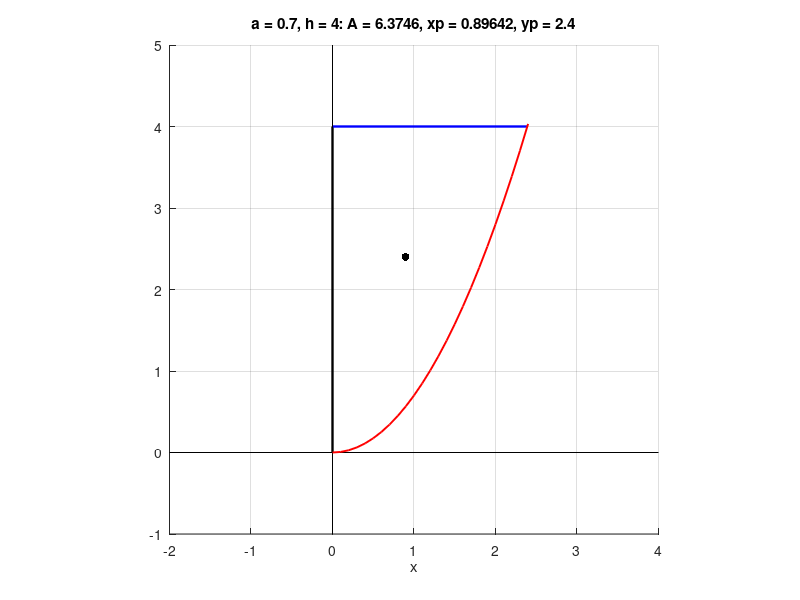

The MATLAB source for this figure:
clear
close all

format long

a = 0.7
h = 4

area = (2 * h * sqrt(h / a)) / 3

%Coordinates of the centroid
xcentroid = 1 ./ area .* -((h - 8) * h) / (4 * a)
%y
ycentroid = 1 ./ area .* (2 * h ^ 2 * sqrt(h / a)) / 5

% graph
hold on
plot([0, 0], [0, h], 'black','linewidth', 1.7)
plot([0, sqrt(h ./ a)], [h, h], 'b','linewidth', 1.7)


plot([-2, h], [0, 0], 'black','linewidth', 0.5)
plot([0, 0], [-1, 5], 'black','linewidth', 0.5)


x = 0:0.1:sqrt(h ./ a) + 0.1
f = @(x) (a .* (x .^ 2))
plot(x, f(x), 'r','linewidth', 1.4)
xlim([-2, 4])
ylim([-1, 5])
xlabel('x')
grid
title(['a = ', num2str(a) ,', h = ',num2str(h), ': A = ', num2str(area), ', xp = ', num2str(xcentroid), ', yp = ', num2str(ycentroid)])
axis equal
plot(xcentroid, ycentroid, 'black.' ,'markersize', 17)
hold off
